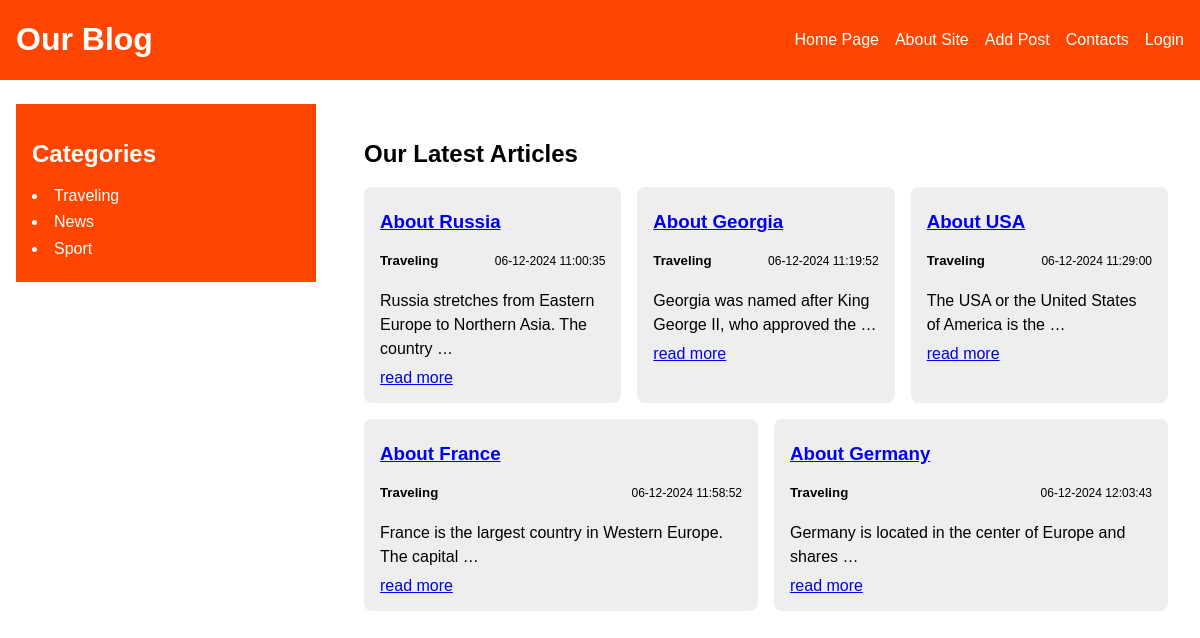
/, run on an earlier commit of the app's database.
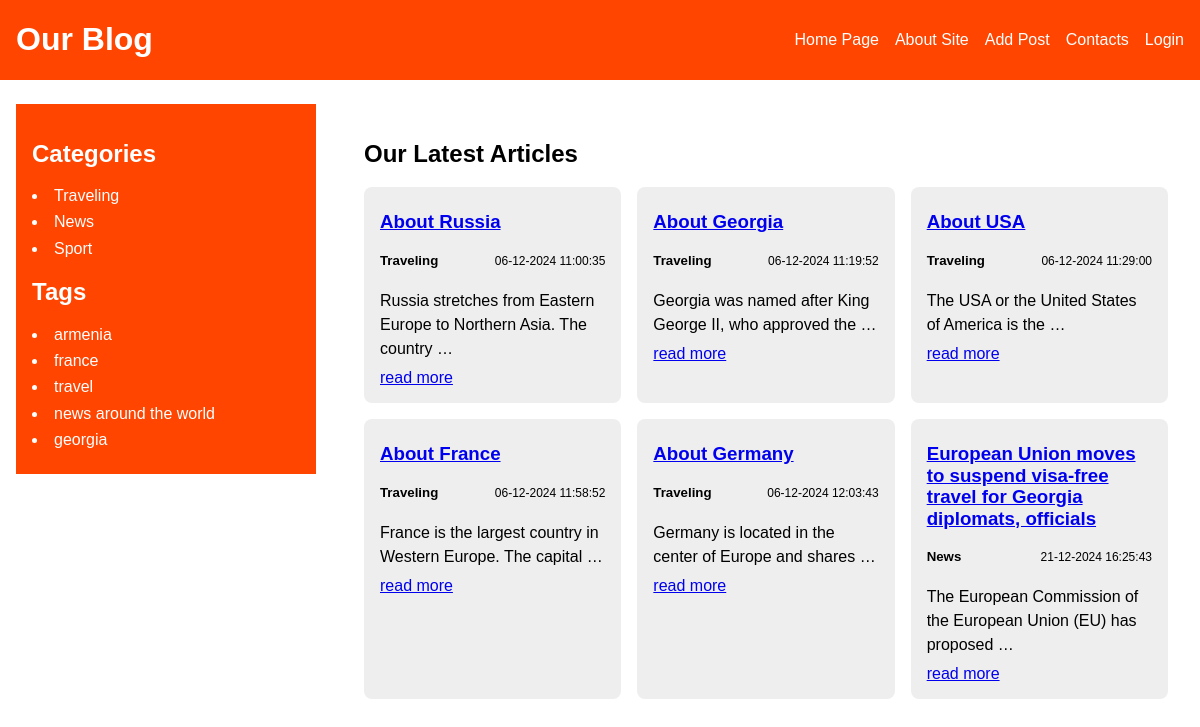
And on a later commit of the database.
### blog/models.py (models this page shows, shortened)
class Category(models.Model):
    name = models.CharField(max_length=255, db_index=True,verbose_name="Անուն")
    slug = models.SlugField(max_length=255, unique=True, db_index=True,null=True)
    def __str__(self):
        return self.name
    def get_absolute_url(self):
        return reverse("category", kwargs={"cat_slug": self.slug})
    class Meta:
        verbose_name = "Category"
        verbose_name_plural = "Categories"

class Article(models.Model):
    class Status(models.IntegerChoices):
        DRAFT = 0, "Draft"
        PUBLISHED = 1, "Published"
    title = models.CharField(max_length=255, verbose_name="Վերնագիր")
    slug = models.SlugField(max_length=255, unique=True, db_index=True, null=True)
    content = models.TextField(blank = True)
    time_create = models.DateTimeField(auto_now_add=True)
    time_update = models.DateTimeField(auto_now=True)
    is_published = models.BooleanField(choices=tuple(
        map(lambda x: (bool(x[0]), x[1]), Status.choices)), default=Status.PUBLISHED)
    category = models.ForeignKey("Category", on_delete=models.PROTECT,related_name="items")
    tags = models.ManyToManyField("ArticleTags", blank = True, related_name="tags")
    adv = models.OneToOneField("Adv", on_delete=models.SET_NULL, related_name="adv", null=True, blank=True)
    objects = models.Manager()
    published = ArticleManager()
    def get_absolute_url(self):
        return reverse("article", kwargs={"article_slug": self.slug})
    class Meta:
        ordering = ["time_create"]
        indexes = [
            models.Index(fields=["time_create"])
        ]

class ArticleTags(models.Model):
    tag = models.CharField(max_length=255, db_index=True)
    slug = models.SlugField(max_length=255, unique=True, db_index=True)
    def get_absolute_url(self):
        return reverse("tag", kwargs={"tag_slug": self.slug})

### blog/views.py (the view)
# urls.py: path("", views.index, name="index"),
def index(request):
	articles = Article.published.all()
	return render(request, "blog/index.html",{"articles": articles})

### blog/context.py (called while the page is built)
def menu_context(request):
    return {
        "menu":  [
            {
                "link_title": "Home Page",
                "link_url_name": "index"
            },
            {
                "link_title": "About Site",
                "link_url_name": "about"
            },
            {
                "link_title": "Add Post",
                "link_url_name": "add_post"
            },
            {
                "link_title": "Contacts",
                "link_url_name": "contacts"
            },
            {
                "link_title": "Login",
                "link_url_name": "login"
            },
        ],
    }

### blog/models.py (called while the page is built)
    def get_queryset(self):
        return super().get_queryset().filter(is_published=1)

### blog/templatetags/blog_tags.py (called while the page is built)
@register.inclusion_tag("blog/includes/categories.html")
def show_categories(cat_selected=0):
    cats = Category.objects.all()
    return {"cats": cats, "cat_selected": cat_selected}

@register.inclusion_tag("blog/includes/tags.html")
def show_tags():
    return {"tags": ArticleTags.objects.all()}

### blog/templates/blog/index.html
{% extends "base.html" %}
{% block latest_articles %}
    <div class="articles__with__block__title">
        <h2>Our Latest Articles</h2>
        <div class="latest_articles">
            {% for item in articles %}
                <div class="latest_articles__item">
                    <h3>
                        <a href="{{ item.get_absolute_url }}">{{ item.title }}</a>
                    </h3>
                    <div class="item__cat__date">
                        <h5>{{item.category}}</h5>
                        <p>{{item.time_create|date:"d-m-Y H:i:s"}}</p>
                    </div>
                    <p>{{item.content|linebreaks|truncatewords:10}}</p>
                    <a href="{{ item.get_absolute_url }}">read more</a>
                </div>
            {% endfor %}
        </div>
    </div>
{% endblock %}

### templates/base.html (shortened to what this page needs)
{% load static %}
{% load blog_tags %}
<!DOCTYPE html>
<html lang="en">
<head>
    <link type="text/css" rel="stylesheet" href="{% static 'blog/css/style.css' %}">
</head>
<body>
    <nav class="main_nav">
        <div class="container">
            <div class="logo">
                <h1>
                    <a href="{% url 'index' %}">Our Blog</a>
                </h1>
            </div>
            <div class="menu">
                <ul>
                    {% for m in menu %}
                        <li>
                            <a href="{% url m.link_url_name %}">{{ m.link_title }}</a>
                        </li>
                    {% endfor %}
                </ul>
            </div>
        </div>
    </nav>
    <section class="aside_and_main container">
        <aside>
            {% show_categories cat_selected %}
            {% show_tags %}
        </aside>
        <main>
            {% block latest_articles %} {% endblock %}
        </main>
    </section>
</body>
</html>

### blog/templates/blog/includes/categories.html
<h2>Categories</h2>
<ul class="categories">
    {% for cat in cats %}
        {% if cat.id == cat_selected %}
            <li class="active_cat">{{cat.name}}</li>
        {% else %}
            <li>
                <a class="category_item" href="{{ cat.get_absolute_url }}">{{cat.name}}</a>
            </li>
        {% endif %}
    {% endfor %}
</ul>

### blog/templates/blog/includes/tags.html
{% if tags %}
<h2>Tags</h2>
<ul class="tags">
    {% for tag in tags %}
    <li>
        <a class="category_item" href="{{ tag.get_absolute_url }}">{{tag.tag}}</a>
    </li>
    {% endfor %}
</ul>
{% endif %}

### blog/static/blog/css/style.css (style rules this page uses)
* { box-sizing: border-box; }
html { line-height: 1.15; -webkit-text-size-adjust: 100%; }
body { margin: 0; }
main { display: block; }
h1 { font-size: 2em; margin: 0.67em 0; }
a { background-color: transparent; }
ul { padding: 0; }
body { font-family: "m-regular", arial, serif; }
.container { max-width: 1280px; margin: 0 auto; padding: 0px 16px; }

What changed in the data, as far as the page shows it:
added ArticleTags: tag "armenia"
added ArticleTags: tag "france"
added ArticleTags: tag "travel"
added ArticleTags: tag "news around the world"
added ArticleTags: tag "georgia"
added Article: title "European Union moves to suspend visa-free travel for Georgia diplomats, officials", category "News", time_create "21-12-2024 16:25:43", content "The European Commission of the European Union (EU) has proposed …"
Also different on the page:
text now shown: "Tags"
